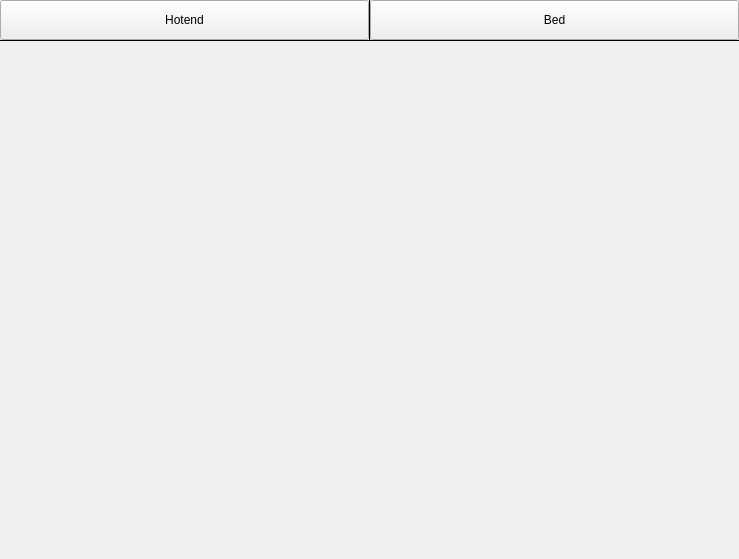
<?xml version="1.0" encoding="UTF-8"?>
<ui version="4.0">
 <class>SettingsHeatingScreen</class>
 <widget class="QWidget" name="SettingsHeatingScreen">
  <property name="geometry">
   <rect>
    <x>0</x>
    <y>0</y>
    <width>739</width>
    <height>559</height>
   </rect>
  </property>
  <property name="windowTitle">
   <string>Form</string>
  </property>
  <widget class="QPushButton" name="hotEndButton">
   <property name="geometry">
    <rect>
     <x>0</x>
     <y>0</y>
     <width>369</width>
     <height>40</height>
    </rect>
   </property>
   <property name="styleSheet">
    <string notr="true">QPushButton{

	border: none;
	background-color: #00838F;
	color: #000000;
}

QPushButton:pressed{

	background-color: #006064;
}

QPushButton:checked{

	background-color: #006064;
}s</string>
   </property>
   <property name="text">
    <string>Hotend</string>
   </property>
   <property name="checkable">
    <bool>true</bool>
   </property>
  </widget>
  <widget class="Line" name="verticaLine1">
   <property name="geometry">
    <rect>
     <x>369</x>
     <y>0</y>
     <width>1</width>
     <height>40</height>
    </rect>
   </property>
   <property name="styleSheet">
    <string notr="true">background-color: #000000;</string>
   </property>
   <property name="orientation">
    <enum>Qt::Vertical</enum>
   </property>
  </widget>
  <widget class="QPushButton" name="bedButton">
   <property name="geometry">
    <rect>
     <x>370</x>
     <y>0</y>
     <width>369</width>
     <height>40</height>
    </rect>
   </property>
   <property name="styleSheet">
    <string notr="true">QPushButton{

	border: none;
	background-color: #00838F;
	color: #000000;
}

QPushButton:pressed{

	background-color: #006064;
}

QPushButton:checked{

	background-color: #006064;
}s</string>
   </property>
   <property name="text">
    <string>Bed</string>
   </property>
   <property name="checkable">
    <bool>true</bool>
   </property>
  </widget>
  <widget class="Line" name="horiontalLine1">
   <property name="geometry">
    <rect>
     <x>0</x>
     <y>40</y>
     <width>739</width>
     <height>1</height>
    </rect>
   </property>
   <property name="styleSheet">
    <string notr="true">background-color: #000000;</string>
   </property>
   <property name="orientation">
    <enum>Qt::Horizontal</enum>
   </property>
  </widget>
 </widget>
 <resources/>
 <connections/>
</ui>
